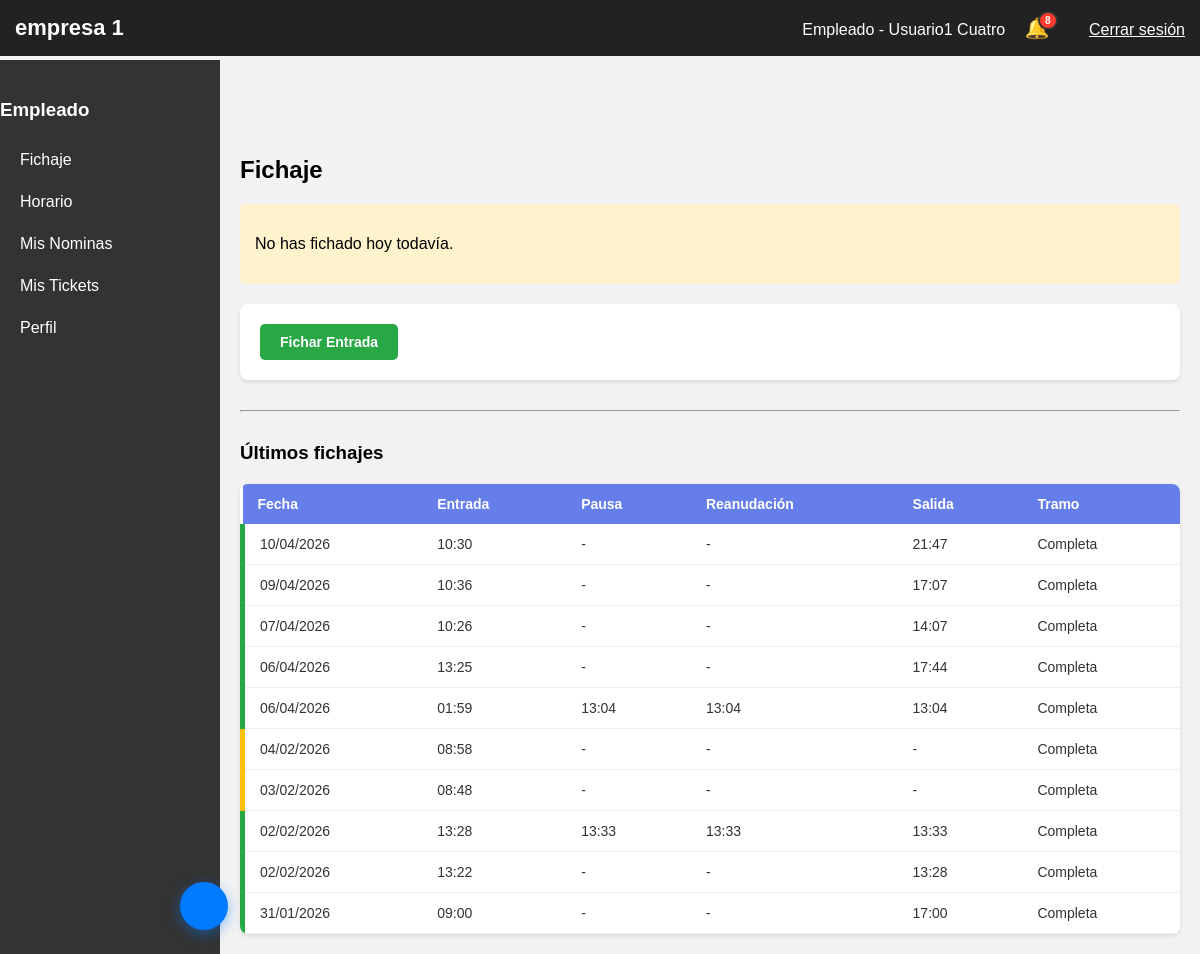
The app's page /panel.php (signed in), older data.
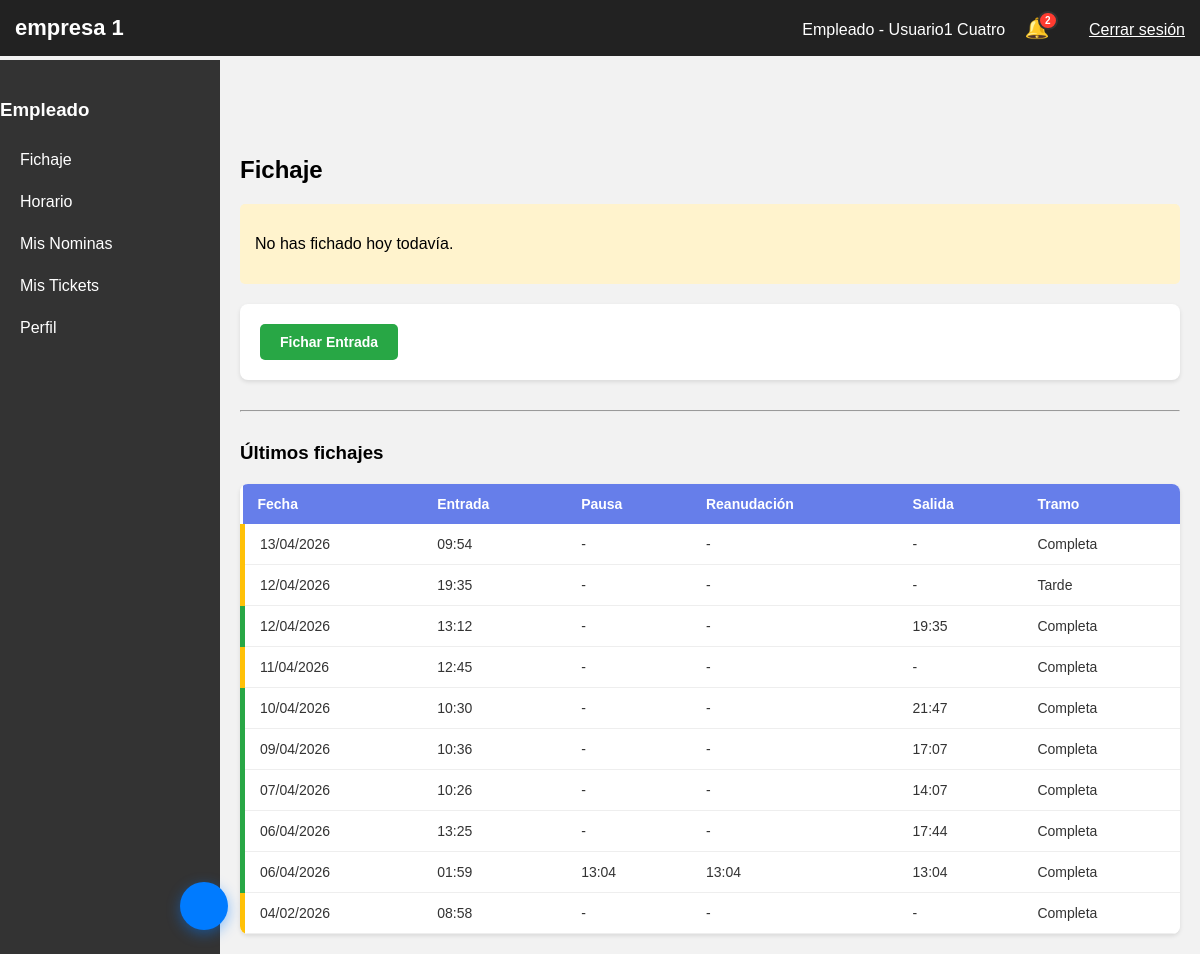
The same page, newer data.
### tables this page shows
CREATE TABLE `fichaje` (
  `id_fichaje` int(11) NOT NULL,
  `id_usuario` int(11) NOT NULL,
  `fecha` date NOT NULL,
  `hora_entrada` time DEFAULT NULL,
  `hora_pausa` time DEFAULT NULL,
  `hora_reanudacion` time DEFAULT NULL,
  `hora_salida` time DEFAULT NULL,
  `tipo` varchar(50) DEFAULT NULL,
  `observaciones` text DEFAULT NULL
);

### secciones/fichaje.php (the view, shortened to what the changed rows need)
<link rel="stylesheet" href="css/fichaje.css">
<h2> Fichaje</h2>
<?php
$sqlH = "SELECT * FROM FICHAJE WHERE id_usuario = :idu ORDER BY fecha DESC, id_fichaje DESC LIMIT 10";
$stmtHL = $pdo->prepare($sqlH);
$stmtHL->execute(['idu' => $usuario['id']]);
$historial = $stmtHL->fetchAll(PDO::FETCH_ASSOC);
if(count($historial) > 0):
?>
<div class="table-container">
    <table class="fichajes-table">
        <thead>
            <tr>
                <th>Fecha</th><th>Entrada</th><th>Pausa</th><th>Reanudación</th><th>Salida</th><th>Tramo</th>
            </tr>
        </thead>
        <tbody>
            <?php foreach($historial as $f):
                $tipo_f = $f['tipo'] ?? 'normal';
                $claseF = $f['hora_salida'] ? 'fila-completo' : 'fila-proceso';
                $tramoLabel = match($tipo_f) {
                    'partida_tarde'  => ' Tarde',
                    default          => ' Completa'
                };
            ?>
            <tr class="<?= $claseF ?>">
                <td><?= date('d/m/Y', strtotime($f['fecha'])) ?></td>
                <td><?= $f['hora_entrada'] ? substr($f['hora_entrada'],0,5) : '-' ?></td>
                <td><?= $f['hora_pausa'] ? substr($f['hora_pausa'],0,5) : '-' ?></td>
                <td><?= $f['hora_reanudacion'] ? substr($f['hora_reanudacion'],0,5) : '-' ?></td>
                <td><?= $f['hora_salida'] ? substr($f['hora_salida'],0,5) : '-' ?></td>
                <td><?= $tramoLabel ?></td>
            </tr>
            <?php endforeach; ?>
        </tbody>
    </table>
</div>
<?php else: ?>
    <p>No hay fichajes registrados.</p>
<?php endif; ?>

### panel.php (shortened to what the changed rows need)
<?php
require_once 'config.php';
$usuario  = $_SESSION['usuario'];
$idUsuario = $usuario['id'];
$esAdmin  = $_SESSION['es_admin'] ?? null;
$seccion = $_GET['seccion'] ?? 'fichaje';
$empresa  = $_SESSION['empresa_activa'];
$cssFile  = "css/empresa_$empresa.css";
?>
<!DOCTYPE html>
<html lang="es">
<head>
    <link rel="stylesheet" href="<?= $cssFile ?>">
    <link rel="stylesheet" href="css/panel.css">
</head>
<body>
    <header>
        <div>
            <div class="notification-container" style="display: inline-block; position: relative; margin-right: 15px;">
                <?php
                $stmtNotif = $pdo->prepare("SELECT COUNT(*) FROM NOTIFICACIONES WHERE id_usuario = ? AND leida = 0");
                $stmtNotif->execute([$idUsuario]);
                $countNotif = $stmtNotif->fetchColumn();
                $badge = ($countNotif > 9) ? '9+' : $countNotif;
                ?>
                <a href="panel.php?seccion=notificaciones" style="text-decoration: none; font-size: 20px;">
                    🔔
                    <?php if ($countNotif > 0): ?>
                        <span class="notification-badge"><?= $badge ?></span>
                    <?php endif; ?>
                </a>
            </div>
        </div>
    </header>
    <main>
        <?php
        if (!$esAdmin) {
            if ($seccion === "fichaje") include "secciones/fichaje.php";
        }
        ?>
    </main>
</body>
</html>

Row changes from the older to the newer data that the page shows:
no longer on this page (row unchanged): fichaje: fecha "03/02/2026", hora_entrada "08:48", tipo "Completa"
no longer on this page (row unchanged): fichaje: fecha "02/02/2026", hora_entrada "13:28", hora_pausa "13:33", hora_reanudacion "13:33", hora_salida "13:33", tipo "Completa"
no longer on this page (row unchanged): fichaje: fecha "02/02/2026", hora_entrada "13:22", hora_salida "13:28", tipo "Completa"
no longer on this page (row unchanged): fichaje: fecha "31/01/2026", hora_entrada "09:00", hora_salida "17:00", tipo "Completa"
added fichaje: fecha "13/04/2026", hora_entrada "09:54", tipo "Completa"
added fichaje: fecha "12/04/2026", hora_entrada "19:35", tipo "Tarde"
added fichaje: fecha "12/04/2026", hora_entrada "13:12", hora_salida "19:35", tipo "Completa"
added fichaje: fecha "11/04/2026", hora_entrada "12:45", tipo "Completa"
Text that changed along with them:
$badge: "8" → "2"
